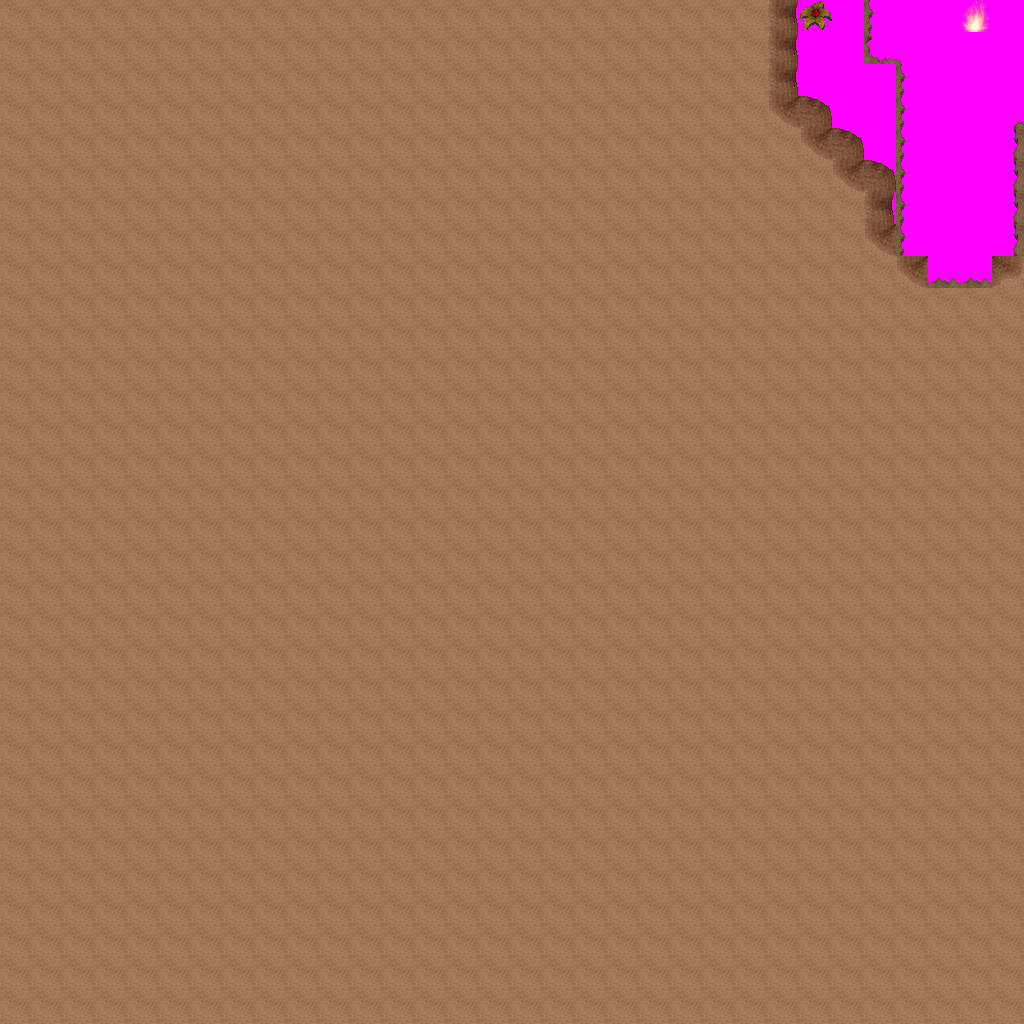

Below is a game level as drawn by its tile map, then a one-line description and the .tmx that defines it (tile-layer data replaced by summaries):
An orthogonal 32x32 tile map with 32x32 px tiles, 7 tile layers (Ground, Objects, Above, Walkable, ...), 7 tilesets.

<map version="1.0" orientation="orthogonal" width="32" height="32" tilewidth="32" tileheight="32">
 <tileset firstgid="1" name="ground_brown" tilewidth="32" tileheight="32">
  <image source="../drawable/ground_brown.png" width="160" height="32" />
 </tileset>
 <tileset firstgid="6" name="plant_bush_various_small" tilewidth="32" tileheight="32">
  <image source="../drawable/plant_bush_various_small.png" width="96" height="96" />
 </tileset>
 <tileset firstgid="15" name="furniture_light_flames" tilewidth="32" tileheight="32">
  <image source="../drawable/furniture_light_flames.png" width="192" height="32" />
 </tileset>
 <tileset firstgid="21" name="ground_fire_fire" tilewidth="32" tileheight="32">
  <image source="../drawable/ground_fire_fire.png" width="96" height="288" />
 </tileset>
 <tileset firstgid="48" name="building_wall_int_clay" tilewidth="32" tileheight="32">
  <image source="../drawable/building_wall_int_clay.png" width="320" height="320" />
 </tileset>
 <tileset firstgid="148" name="building_wall_int_sandstone" tilewidth="32" tileheight="32">
  <image source="../drawable/building_wall_int_sandstone.png" width="96" height="160" />
 </tileset>
 <tileset firstgid="163" name="walkable_sentinel" tilewidth="32" tileheight="32">
  <image source="../drawable/walkable_sentinel.png" width="32" height="32" />
 </tileset>
 <layer name="Ground" width="32" height="32">
  <data>[1024 cells, 1024 non-empty, 6 distinct tile ids]</data>
 </layer>
 <layer name="Objects" width="32" height="32">
  <data>[1024 cells, 4 non-empty, 3 distinct tile ids]</data>
 </layer>
 <layer name="Above" width="32" height="32">
  <data>[1024 cells, 0 non-empty, 0 distinct tile ids]</data>
 </layer>
 <layer name="Walkable" width="32" height="32">
  <data>[1024 cells, 1024 non-empty, 1 distinct tile ids]</data>
 </layer>
 <layer name="Objects_stendhal" width="32" height="32">
  <data>[1024 cells, 996 non-empty, 13 distinct tile ids]</data>
 </layer>
 <layer name="Above_stendhal" width="32" height="32">
  <data>[1024 cells, 0 non-empty, 0 distinct tile ids]</data>
 </layer>
 <layer name="Objects_stendhal2" width="32" height="32">
  <data>[1024 cells, 0 non-empty, 0 distinct tile ids]</data>
 </layer>
 <objectgroup name="Mapevents" width="32" height="32" />
 <objectgroup name="Spawn" width="32" height="32" />
 <objectgroup name="Keys" width="32" height="32" />
 <objectgroup name="Replace" width="32" height="32" />
</map>
